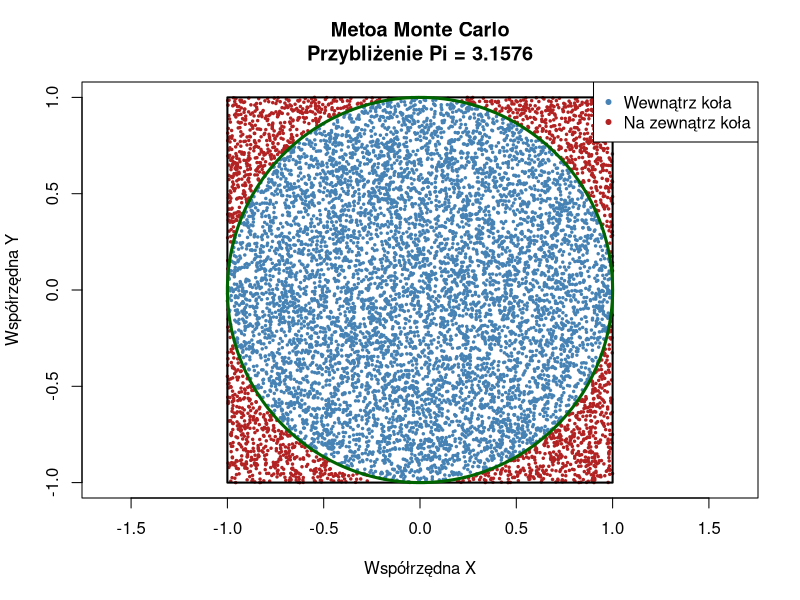

Here is the R script that generated this plot:
## ---- chunk 1
#| echo: false
# Ustawienie ziarna losowości dla powtarzalności wyników
set.seed(123)

n_points <- 10000

radius <- 1

x_coords <- runif(n_points, min = -radius, max = radius)
y_coords <- runif(n_points, min = -radius, max = radius)


distance_sq <- x_coords^2 + y_coords^2
inside_circle <- distance_sq <= radius^2

k <- sum(inside_circle)

area_square <- (2 * radius)^2


approximated_area <- (k / n_points) * area_square

point_colors <- ifelse(inside_circle, "steelblue", "firebrick")


plot(x_coords, y_coords, 
     col = point_colors, 
     pch = 20,                          # Małe, pełne kółka jako punkty
     cex = 0.5,                         # Rozmiar punktów
     xlab = "Współrzędna X", 
     ylab = "Współrzędna Y",
     main = paste("Metoa Monte Carlo\nPrzybliżenie Pi =", round(approximated_area, 4)),
     asp = 1                            # Kluczowe dla zachowania proporcji (koło wygląda jak koło)
)

# Rysowanie granic kwadratu
rect(xleft = -radius, ybottom = -radius, xright = radius, ytop = radius, 
     border = "black", lwd = 2)

# Rysowanie idealnego okręgu
# Generujemy punkty na obwodzie koła
theta <- seq(0, 2 * pi, length.out = 200)
lines(x = radius * cos(theta), y = radius * sin(theta), 
      col = "darkgreen", lwd = 3)

# Dodanie legendy
legend("topright", 
       legend = c("Wewnątrz koła", "Na zewnątrz koła"), 
       col = c("steelblue", "firebrick"), 
       pch = 20, 
       bg = "white")
